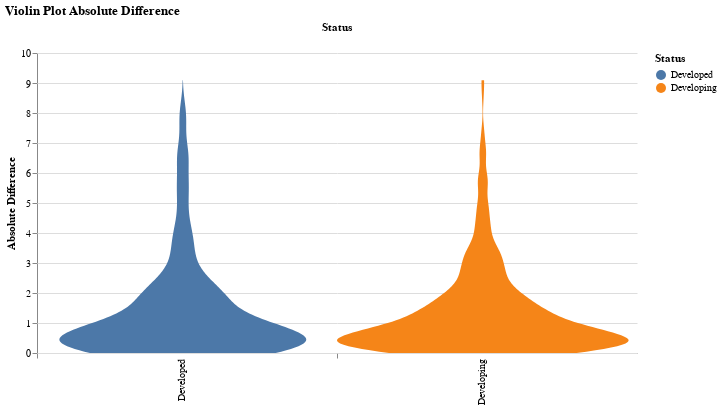

The notebook cell saved with this chart:
### Code cell
# create violin plot for status
abs_diff_violin('Status',300)

### Figure 1 — Vega-Lite specification as saved in the notebook (floating-point values rounded to 4 significant figures; data arrays with more than 128 entries replaced by an {"elided": "..."} marker saying what was removed)
{"config": {"view": {"continuousWidth": 400, "continuousHeight": 300, "stroke": null}, "facet": {"spacing": 0}}, "data": {"name": "data-51afe19f50165910d0d4abe51b06f176"}, "mark": {"type": "area", "orient": "horizontal"}, "encoding": {"color": {"type": "nominal", "field": "Status"}, "column": {"type": "nominal", "field": "Status", "header": {"labelAlign": "right", "labelAngle": -90, "labelOrient": "bottom", "labelPadding": 0}}, "x": {"type": "quantitative", "axis": {"grid": false, "labels": false, "ticks": true, "values": [0]}, "field": "density", "impute": null, "stack": "center", "title": null}, "y": {"type": "quantitative", "field": "AbsDiff", "title": "Absolute Difference"}}, "title": "Violin Plot Absolute Difference", "transform": [{"density": "AbsDiff", "groupby": ["Status"], "as": ["AbsDiff", "density"]}], "width": 300, "$schema": "https://vega.github.io/schema/vega-lite/v4.8.1.json", "datasets": {"data-51afe19f50165910d0d4abe51b06f176": {"elided": "734 records"}}}
